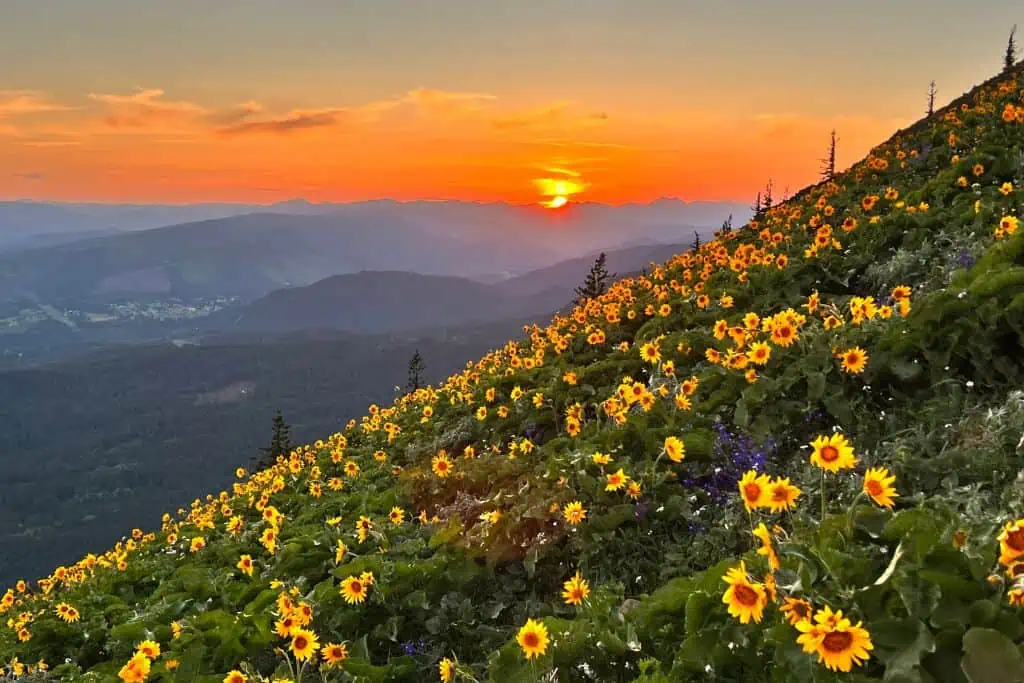
#> input picture control.png, 1024 x 683 px
$ python pixelate_sample.py
#> lines starting #> are read from the running program, lines starting #| are printed output that depends on the picture
# pip install Pillow
import PIL
from PIL import Image
import subprocess

import numpy as np
import random
from collections import defaultdict

palette = [
    (28, 25, 29),    # 91% Black
    (217, 123, 129), # 86% Puce
    (178, 8, 3),     # 90% Transport Red
    (157, 186, 186), # 89% Silver
    (31, 34, 59),    # 89% Prussian Blue
    (226, 213, 161), # 94% Vanilla
    (220, 224, 227), # 94% Anti-Flash White
    (245, 237, 233), # 97% Seashell
    (85, 71, 167),   # 84% Amethyst
    (60, 106, 151),  # 91% Steel Blue
    (125, 157, 184), # 92% Air Force Blue
    (252, 94, 0),    # 93% International Orange
    (0, 155, 138),   # 99% Bondi Blue
    (90, 84, 81),    # 90% Russet
    (191, 45, 86),   # 90% Cerise
    (116, 64, 180),  # 84% Amethyst
    (222, 181, 84),   # 88% Old Gold (#DEB454)
    (232, 148, 0),    # 95% Gamboge (#E89400)
    (198, 41, 0),      # 94% Titian (#C62900)
    (46, 153, 113),    # Sea green (#2E9971)
]

# PIL palette format is: [R, G, B, R, G, B, ...] and it's 256 colors long
# Our 20 color palette needs to be multiplied 12 times + 16 more
# TODO -- don't hardcode this my friend
PIL_palette = palette * 12 + palette[:16*3]

# parameters:
# filename --- str, name of the image
# new_width/height -- int, desired new proportions of image. Crop or expand if needed.
# num_colors --- int, number of colors expected
# TODO -- change to user chosen range of colors, from LESS COLORFUL to VERY COLORFUL?

# returns nothing, saves a new image to be sampled
def pixelate(orig_filename, new_width, new_height, num_colors):
#> called with orig_filename = 'control.png', new_width = 216, new_height = 85, num_colors = 6
    old_img = PIL.Image.open(orig_filename)
#> old_img is the input picture: PIL image 1024x683 RGB; mean R, G, B 120.6, 99.7, 63.8

    # Convert the image to 'RGB' mode if it's not (JPG does not support transparency)
    if old_img.mode != 'RGB':
        old_img = img.convert('RGB')

    # old_img.load() # necessary?

    # 1. Resize image
    # TODO -- crop as needed. currently doesn't maintain aspect ratio
    # https://stackoverflow.com/questions/273946/how-do-i-resize-an-image-using-pil-and-maintain-its-aspect-ratio
    resized_img = old_img.resize([new_width, new_height])
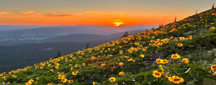
#> resized_img: PIL image 216x85 RGB; mean R, G, B 120.6, 99.7, 63.8

    resized_img.save("resized_" + orig_filename)

    # 2. Reduce number of colors AND map to our palette WITHOUT dithering

    # Establish palette for (A) and (B) approaches:
    # Reference: https://stackoverflow.com/questions/29433243/convert-image-to-specific-palette-using-pil-without-dithering
    # palette_img = Image.new('P', (16, 16))
    # palette_img.putpalette(PIL_palette)
    # palette_img.load() # necessary?
    # palette_img.convert('RGB')

    # (A) Naive approach: use PIL's built in quantization function
    # Problem: does dithering
    # n_color_img = new_img.convert('RGB').quantize(colors=6, method=0, kmeans=0, palette=palette_img)
    # methods: 0 - median cut, 1 - maximum coverage, 2 - fast octree

    # (B) Next attempt: try PIL convert to avoid dithering
    # new_img = resized_img.convert(mode="P", dither=0, palette=palette_img)
    # the 0 above means turn OFF dithering making solid colors
    # For the “P” mode, this method translates pixels through the palette.

    # Problem: doesn't seem to actually apply our palette
    #...or limit colors, even in adaptive palette, e.g.:
    # new_img = resized_img.convert(mode="P", dither=0, palette="Palette.ADAPTIVE", colors=2)
    # colors – Number of colors to use for the ADAPTIVE palette.
    # Works differently when you call on instance .im
    # new_img = resized_img.im.convert("P", 0, palette_img.im)

    # new_img.show()

    # (C) Alternative to PIL: Imagemagick

    # Write "map.png" that is a 24x1 pixel image with one pixel for each colour
    # TODO -- fix so it generates 20 x 1, not too big. Ended up fixing by hand.
    # entries = len(palette)
    # resnp   = np.arange(entries,dtype=np.uint8).reshape(len(palette),1)
    # resim = Image.fromarray(resnp, mode='P')
    # resim.putpalette(palette)
    # resim.save('map.png')

    # Use Imagemagick to remap to palette saved above in 'map.png'
    # magick lion.png +dither -quantize Lab -remap map.png result.png
    subprocess.run(['magick', "resized_" + orig_filename, '+dither', '-quantize', 'Lab', '-remap', 'map.png', '-colors', str(num_colors), 'remapped_' + orig_filename])
    return

# TODO: consider using PIL histogram to make a smarter color selection
# TODO: alternatively, use pixelit or Stack Overflow's example of a pixel by pixel approach, e.g. MCMC, to pick closest colors
# TODO: add function to adjust blobbiness in pixelation

# parameters:
# filename --- str, name of the image
# num_colors --- int, number of colors expected
# num_samples --- int, number of samples to take per color

# returns:
# num_colors x num_samples x 2 (x,y) coordinates for control points
# TODO: also return names/RGB codes of colors

if __name__ == "__main__":
    name_str = "control.png"
    pixelate(name_str, 216, 85, 6)
#> (the run stopped early here; a loop or call above may not have finished)
